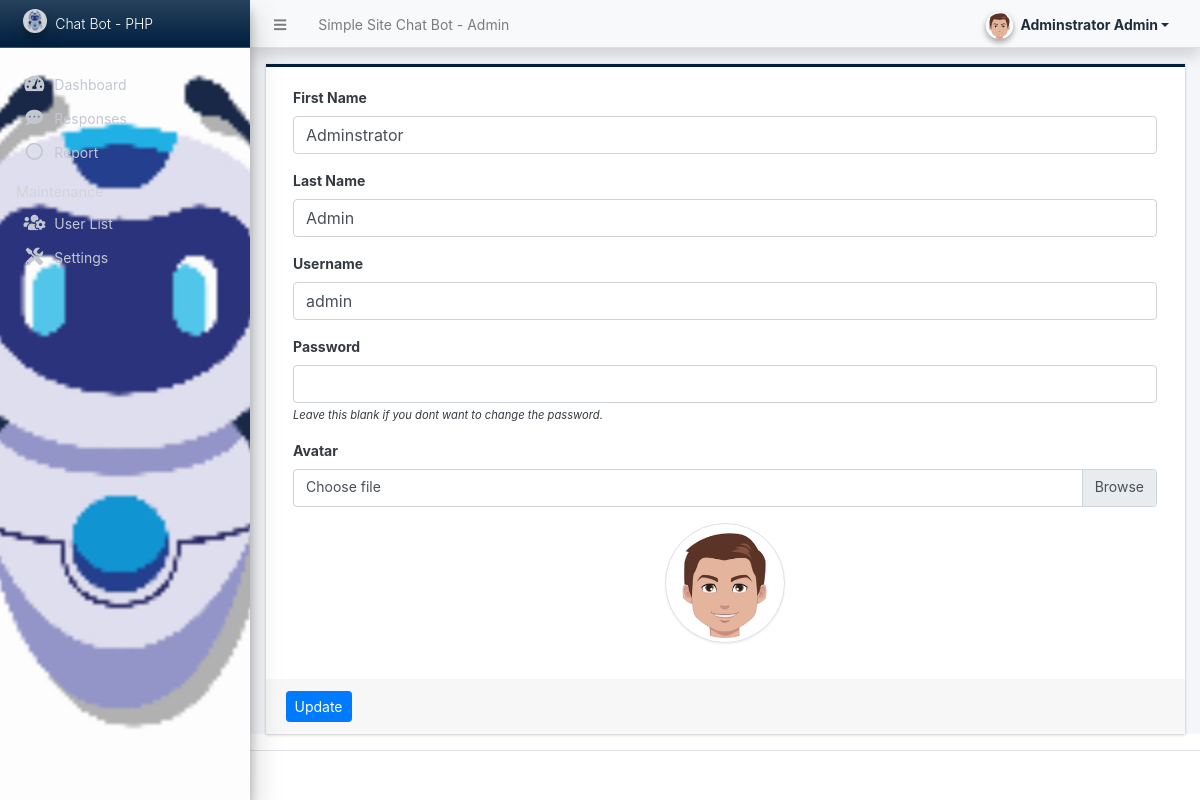
The app's page /admin/?page=user (signed in) with its own data.
### tables this page shows
CREATE TABLE `users` (
  `id` int(50) NOT NULL,
  `firstname` varchar(250) NOT NULL,
  `lastname` varchar(250) NOT NULL,
  `username` text NOT NULL,
  `password` text NOT NULL,
  `avatar` text DEFAULT NULL,
  `last_login` datetime DEFAULT NULL,
  `type` tinyint(1) NOT NULL DEFAULT 0,
  `date_added` datetime NOT NULL DEFAULT current_timestamp(),
  `date_updated` datetime DEFAULT current_timestamp() ON UPDATE current_timestamp()
);

### classes/DBConnection.php (called while the page is built, shortened)
<?php
class DBConnection{
    private $host = DB_SERVER;
    private $username = DB_USERNAME;
    private $password = DB_PASSWORD;
    private $database = DB_NAME;
    public $conn;
    public function __construct(){
        if (!isset($this->conn)) {
            $this->conn = new mysqli($this->host, $this->username, $this->password, $this->database);
        }
    }
}
?>

### classes/SystemSettings.php (called while the page is built, shortened)
<?php
class SystemSettings extends DBConnection{
	function userdata($field = ''){
		if(!empty($field)){
			if(isset($_SESSION['userdata'][$field]))
				return $_SESSION['userdata'][$field];
			else
				return null;
		}else{
			return false;
		}
	}
}
$_settings = new SystemSettings();
?>

### config.php (called while the page is built, shortened)
<?php
require_once('classes/DBConnection.php');
require_once('classes/SystemSettings.php');
function validate_image($file){
    global $_settings;
	if(!empty($file)){
        $ex = explode("?",$file);
        $file = $ex[0];
        $ts = isset($ex[1]) ? "?".$ex[1] : '';
		if(is_file(base_app.$file)){
			return base_url.$file.$ts;
		}else{
			return base_url.($_settings->info('logo'));
		}
	}else{
		return base_url.($_settings->info('logo'));
	}
}
?>

### admin/user/index.php (the view, shortened to what this page needs)
<?php
$user = $conn->query("SELECT * FROM users where id ='".$_settings->userdata('id')."'");
foreach($user->fetch_array() as $k =>$v){
	$meta[$k] = $v;
}
?>
<div class="card card-outline rounded-0 card-navy">
	<div class="card-body">
		<div class="container-fluid">
			<form action="" id="manage-user">
				<div class="form-group">
					<label for="name">First Name</label>
					<input type="text" name="firstname" id="firstname" class="form-control" value="<?php echo isset($meta['firstname']) ? $meta['firstname']: '' ?>" required>
				</div>
				<div class="form-group">
					<label for="name">Last Name</label>
					<input type="text" name="lastname" id="lastname" class="form-control" value="<?php echo isset($meta['lastname']) ? $meta['lastname']: '' ?>" required>
				</div>
				<div class="form-group">
					<label for="username">Username</label>
					<input type="text" name="username" id="username" class="form-control" value="<?php echo isset($meta['username']) ? $meta['username']: '' ?>" required  autocomplete="off">
				</div>
				<div class="form-group">
					<label for="password">Password</label>
					<input type="password" name="password" id="password" class="form-control" value="" autocomplete="off">
					<small><i>Leave this blank if you dont want to change the password.</i></small>
				</div>
				<div class="form-group">
					<label for="" class="control-label">Avatar</label>
					<div class="custom-file">
		              <label class="custom-file-label" for="customFile">Choose file</label>
		            </div>
				</div>
				<div class="form-group d-flex justify-content-center">
					<img src="<?php echo validate_image(isset($meta['avatar']) ? $meta['avatar'] :'') ?>" alt="" id="cimg" class="img-fluid img-thumbnail">
				</div>
			</form>
		</div>
	</div>
	<div class="card-footer">
			<div class="col-md-12">
				<div class="row">
					<button class="btn btn-sm btn-primary" form="manage-user">Update</button>
				</div>
			</div>
		</div>
</div>

### admin/user/index.php (style rules this page uses)
img#cimg { height: 15vh; width: 15vh; object-fit: cover; border-radius: 100% 100%; }

### records on screen
users: firstname "Adminstrator", lastname "Admin", username "admin", avatar (picture)

### other values on screen
$_settings->info('name') "Simple Site Chat Bot"
$_settings->userdata('firstname').' '.$_settings->userdata('lastname') "Adminstrator Admin"
$_settings->info('short_name') "Chat Bot - PHP"
